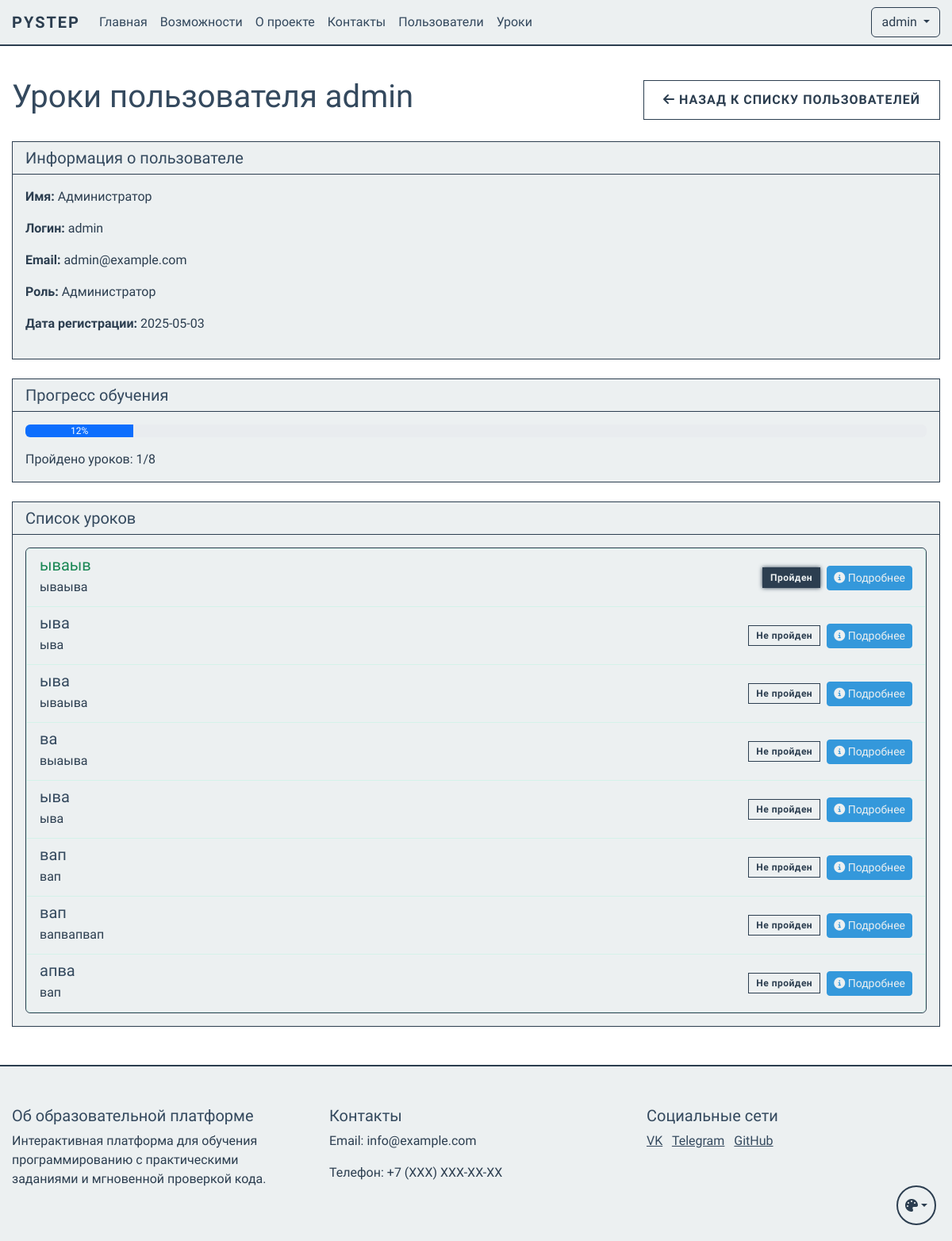
/admin/user/1/lessons (signed in), run on the app's committed database.
### app.py (models this page shows, shortened)
class User(UserMixin, db.Model):
    id = db.Column(db.Integer, primary_key=True)
    name = db.Column(db.String(100), nullable=False)
    username = db.Column(db.String(80), unique=True, nullable=False)
    email = db.Column(db.String(120), unique=True, nullable=False)
    password_hash = db.Column(db.String(128))
    is_admin = db.Column(db.Boolean, default=False)
    user_type = db.Column(db.String(20), default='student')  # student, teacher, admin
    created_by = db.Column(db.Integer, db.ForeignKey('user.id'), nullable=True)  # ID пользователя, создавшего этого пользователя
    created_at = db.Column(db.DateTime, default=db.func.now())
    last_login = db.Column(db.DateTime)
    is_active = db.Column(db.Boolean, default=True)
    progress = db.relationship('UserProgress', backref='user', lazy=True)
    ratings = db.relationship('UserRating', backref='user', lazy=True)
    created_users = db.relationship('User', backref=db.backref('creator', remote_side=[id]))

class Lesson(db.Model):
    id = db.Column(db.Integer, primary_key=True)
    order_number = db.Column(db.Integer, unique=True, nullable=False)
    title = db.Column(db.String(200), nullable=False)
    description = db.Column(db.Text)
    is_active = db.Column(db.Boolean, default=True)
    created_at = db.Column(db.DateTime, default=db.func.now())
    theory_content = db.Column(db.Text)
    theory_test = db.relationship('TheoryTest', backref='lesson', uselist=False)
    practice_tasks = db.relationship('PracticeTask', backref='lesson', lazy=True)
    required_lesson_id = db.Column(db.Integer, db.ForeignKey('lesson.id'), nullable=True)
    required_lesson = db.relationship('Lesson', remote_side=[id], backref='next_lessons')

### app.py (the view)
@app.route('/admin/user/<int:user_id>/lessons')
@login_required
def view_user_lessons(user_id):
    if not current_user.is_admin:
        abort(403)
    user = User.query.get_or_404(user_id)
    lessons = Lesson.query.order_by(Lesson.order_number).all()
    user_progress = UserProgress.query.filter_by(user_id=user_id).all()
    completed_lesson_ids = [progress.lesson_id for progress in user_progress if progress.is_completed]
    total_lessons = len(lessons)
    completed_lessons = len(completed_lesson_ids)
    progress_percentage = int((completed_lessons / total_lessons * 100)) if total_lessons > 0 else 0
    return render_template('user_lessons.html',
                         user=user,
                         lessons=lessons,
                         completed_lesson_ids=completed_lesson_ids,
                         progress_percentage=progress_percentage,
                         completed_lessons=completed_lessons,
                         total_lessons=total_lessons)

### app.py (called while the page is built)
@login_manager.user_loader
def load_user(user_id):
    return db.session.get(User, int(user_id))

### templates/user_lessons.html (shortened to what this page needs)
{% extends "base.html" %}
{% block content %}
<div class="container mt-4">
    <div class="d-flex justify-content-between align-items-center mb-4">
        <h1>Уроки пользователя {{ user.username }}</h1>
        <a href="{{ url_for('user_list') }}" class="btn btn-secondary">
            <i class="fas fa-arrow-left"></i> Назад к списку пользователей
        </a>
    </div>
    <div class="card">
        <div class="card-header">
            <h5 class="mb-0">Информация о пользователе</h5>
        </div>
        <div class="card-body">
            <p><strong>Имя:</strong> {{ user.name }}</p>
            <p><strong>Логин:</strong> {{ user.username }}</p>
            <p><strong>Email:</strong> {{ user.email }}</p>
            <p><strong>Роль:</strong> {{ 'Администратор' if user.is_admin else 'Пользователь' }}</p>
            <p><strong>Дата регистрации:</strong> {{ user.created_at.strftime('%Y-%m-%d') }}</p>
        </div>
    </div>
    <div class="card mt-4">
        <div class="card-header">
            <h5 class="mb-0">Прогресс обучения</h5>
        </div>
        <div class="card-body">
            <div class="progress mb-3">
                <div class="progress-bar" role="progressbar" style="width: {{ progress_percentage }}%">
                    {{ progress_percentage }}%
                </div>
            </div>
            <p class="mb-0">Пройдено уроков: {{ completed_lessons }}/{{ total_lessons }}</p>
        </div>
    </div>
    <div class="card mt-4">
        <div class="card-header">
            <h5 class="mb-0">Список уроков</h5>
        </div>
        <div class="card-body">
            {% if lessons %}
                <div class="list-group">
                    {% for lesson in lessons %}
                        <div class="list-group-item">
                            <div class="d-flex justify-content-between align-items-center">
                                <div>
                                    <h5 class="mb-1 {% if lesson.id in completed_lesson_ids %}text-success{% endif %}">
                                        {{ lesson.title }}
                                    </h5>
                                    <p class="mb-1">{{ lesson.description }}</p>
                                </div>
                                <div class="d-flex align-items-center">
                                    {% if lesson.id in completed_lesson_ids %}
                                        <span class="badge bg-success me-2">Пройден</span>
                                    {% else %}
                                        <span class="badge bg-secondary me-2">Не пройден</span>
                                    {% endif %}
                                    <a href="{{ url_for('view_user_lesson_details', user_id=user.id, lesson_id=lesson.id) }}"
                                       class="btn btn-sm btn-info">
                                        <i class="fas fa-info-circle"></i> Подробнее
                                    </a>
                                </div>
                            </div>
                        </div>
                    {% endfor %}
                </div>
            {% else %}
                <div class="alert alert-info">
                    Уроки не найдены.
                </div>
            {% endif %}
        </div>
    </div>
</div>
{% endblock %}

### templates/base.html (shortened to what this page needs)
<!DOCTYPE html>
<html lang="ru">
<head>
    <link href="https://cdn.jsdelivr.net/npm/bootstrap@5.3.0/dist/css/bootstrap.min.css" rel="stylesheet">
    <link href="{{ url_for('static', filename='css/themes.css') }}" rel="stylesheet">
    <link href="{{ url_for('static', filename='css/base.css') }}" rel="stylesheet">
    <link href="{{ url_for('static', filename='css/components.css') }}" rel="stylesheet">
    <link href="{{ url_for('static', filename='css/forms.css') }}" rel="stylesheet">
    <link href="{{ url_for('static', filename='css/tables.css') }}" rel="stylesheet">
    <link href="{{ url_for('static', filename='css/layout.css') }}" rel="stylesheet">
</head>
<body>
    <nav class="navbar navbar-expand-lg navbar-dark">
        <div class="container">
            <a class="navbar-brand" href="{{ url_for('index') }}">PyStep</a>
            <div class="collapse navbar-collapse" id="navbarNav">
                <ul class="navbar-nav me-auto">
                    <li class="nav-item">
                        <a class="nav-link" href="{{ url_for('index') }}">Главная</a>
                    </li>
                    <li class="nav-item">
                        <a class="nav-link" href="/#features">Возможности</a>
                    </li>
                    <li class="nav-item">
                        <a class="nav-link" href="/#about">О проекте</a>
                    </li>
                    <li class="nav-item">
                        <a class="nav-link" href="/#contact">Контакты</a>
                    </li>
                    {% if current_user.is_admin %}
                    <li class="nav-item">
                            <a class="nav-link" href="{{ url_for('user_list') }}">Пользователи</a>
                    </li>
                    <li class="nav-item">
                            <a class="nav-link" href="{{ url_for('lesson_list') }}">Уроки</a>
                    </li>
                    {% endif %}
                </ul>
                <div class="d-flex">
                    {% if current_user.is_authenticated %}
                        <div class="dropdown">
                            <button class="btn btn-outline-light dropdown-toggle" type="button" id="userMenu" data-bs-toggle="dropdown">
                                {{ current_user.username }}
                            </button>
                        </div>
                    {% else %}
                        <a href="{{ url_for('login') }}" class="btn btn-outline-light me-2">Войти</a>
                    {% endif %}
                </div>
            </div>
        </div>
    </nav>
    {% block content %}{% endblock %}
    <footer class="footer mt-5">
        <div class="container">
            <div class="row">
                <div class="col-md-4">
                    <h5>Об образовательной платформе</h5>
                    <p>Интерактивная платформа для обучения программированию с практическими заданиями и мгновенной проверкой кода.</p>
                </div>
                <div class="col-md-4">
                    <h5>Контакты</h5>
                    <p>Email: info@example.com</p>
                    <p>Телефон: +7 (XXX) XXX-XX-XX</p>
                </div>
                <div class="col-md-4">
                    <h5>Социальные сети</h5>
                    <a href="#" class="text-white me-2">VK</a>
                    <a href="#" class="text-white me-2">Telegram</a>
                    <a href="#" class="text-white">GitHub</a>
                </div>
            </div>
        </div>
    </footer>
    <div class="theme-switch">
        <button class="btn dropdown-toggle" type="button" id="themeDropdown" data-bs-toggle="dropdown" aria-expanded="false">
            <i class="fa-solid fa-palette"></i>
        </button>
    </div>
    <link rel="stylesheet" href="https://cdnjs.cloudflare.com/ajax/libs/font-awesome/6.5.1/css/all.min.css">
</body>
</html>

### static/css/themes.css (style rules this page uses)
:root[data-theme="classic"] { --cyber-primary: #2c3e50; --cyber-secondary: #34495e; --cyber-dark: #ecf0f1; --cyber-bg: #ffffff; --cyber-text: #2c3e50; --cyber-text-light: #34495e; --cyber-text-muted: #7f8c8d; --cyber-card-bg: #ecf0f1; --cyber-text-dark: #2c3e50; --cyber-info: #3498db; }

### static/css/base.css (style rules this page uses)
body { font-family: 'Orbitron', sans-serif; background-color: var(--cyber-bg); color: var(--cyber-text); min-height: 100vh; display: flex; flex-direction: column; opacity: 0; transition: opacity 0.3s ease; }
body.theme-loaded { opacity: 1; }
h1, h2, h3, h4, h5, h6 { color: var(--cyber-text-light); }
p { color: var(--cyber-text); }
.text-white { color: var(--cyber-text-light) !important; }
.navbar { background-color: var(--cyber-dark) !important; border-bottom: 2px solid var(--cyber-primary); }
.navbar-brand { color: var(--cyber-primary) !important; font-weight: 700; text-transform: uppercase; letter-spacing: 2px; }
.nav-link { color: var(--cyber-text-light) !important; transition: all 0.3s ease; }
.footer { background-color: var(--cyber-dark); border-top: 2px solid var(--cyber-primary); color: var(--cyber-text-light); padding: 50px 0; margin-top: auto; }

### static/css/components.css (style rules this page uses)
.card { background-color: var(--cyber-card-bg); border: 1px solid var(--cyber-primary); color: var(--cyber-text-light); }
.card-header { background-color: rgba(0, 255, 157, 0.1); border-bottom: 1px solid var(--cyber-primary); color: var(--cyber-text-light); }
.card-body { background-color: var(--cyber-card-bg); color: var(--cyber-text-light); }
.btn-outline-light { border-color: var(--cyber-primary); color: var(--cyber-primary); transition: all 0.3s ease; }

### static/css/layout.css (style rules this page uses)
.container { max-width: 1200px; margin: 0 auto; padding: 0 15px; }
.row { margin: 0 -15px; }
.col, [class*="col-"] { padding: 0 15px; }
.mt-4 { margin-top: 1.5rem; }
.mt-5 { margin-top: 3rem; }
.mb-1 { margin-bottom: 0.25rem; }
.mb-3 { margin-bottom: 1rem; }
.mb-4 { margin-bottom: 1.5rem; }
.d-flex { display: flex; }
.justify-content-between { justify-content: space-between; }
.align-items-center { align-items: center; }

### data on the page
User: username "admin", name "Администратор", email "admin@example.com", is_admin "Администратор", created_at "2025-05-03"
Lesson: title "ываыв", description "ываыва", shows "Пройден"
Lesson: title "ыва", description "ыва", shows "Не пройден"
Lesson: title "ыва", description "ываыва", shows "Не пройден"
Lesson: title "ва", description "выаыва", shows "Не пройден"
Lesson: title "ыва", description "ыва", shows "Не пройден"
Lesson: title "вап", description "вап", shows "Не пройден"
Lesson: title "вап", description "вапвапвап", shows "Не пройден"
Lesson: title "апва", description "вап", shows "Не пройден"

### other printed values
{{ progress_percentage }} "12"
{{ completed_lessons }} "1"
{{ total_lessons }} "8"
